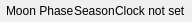
<?xml version="1.0" encoding="UTF-8"?>
<ui version="4.0">
 <class>MumeClockWidget</class>
 <widget class="QWidget" name="MumeClockWidget">
  <property name="geometry">
   <rect>
    <x>0</x>
    <y>0</y>
    <width>148</width>
    <height>22</height>
   </rect>
  </property>
  <property name="windowTitle">
   <string>Mume Clock</string>
  </property>
  <property name="toolTip">
   <string>Mume Clock</string>
  </property>
  <property name="statusTip">
   <string>Current time in Mume</string>
  </property>
  <layout class="QVBoxLayout" name="verticalLayout">
   <property name="spacing">
    <number>0</number>
   </property>
   <property name="leftMargin">
    <number>0</number>
   </property>
   <property name="topMargin">
    <number>0</number>
   </property>
   <property name="rightMargin">
    <number>0</number>
   </property>
   <property name="bottomMargin">
    <number>0</number>
   </property>
   <item>
    <layout class="QHBoxLayout" name="horizontalLayout">
     <property name="spacing">
      <number>0</number>
     </property>
     <property name="leftMargin">
      <number>6</number>
     </property>
     <property name="rightMargin">
      <number>6</number>
     </property>
     <item>
      <widget class="QLabel" name="moonPhaseLabel">
       <property name="text">
        <string>Moon Phase</string>
       </property>
      </widget>
     </item>
     <item>
      <widget class="QLabel" name="seasonLabel">
       <property name="text">
        <string>Season</string>
       </property>
      </widget>
     </item>
     <item>
      <widget class="QLabel" name="timeLabel">
       <property name="text">
        <string>Clock not set</string>
       </property>
      </widget>
     </item>
    </layout>
   </item>
  </layout>
 </widget>
 <resources/>
 <connections/>
</ui>
